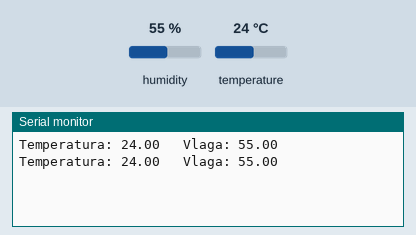
The sketch below on a simulated Arduino Uno, built with avr-gcc and run on an emulated ATmega328P. On the bench: the last lines printed to the serial monitor. Inputs (shaded band) come from the test bench; at power-on: humidity 55 %, temperature 24 °C.

Above: at 2.8 s.
2.9 s: humidity set to 22 %
At 5.3 s:
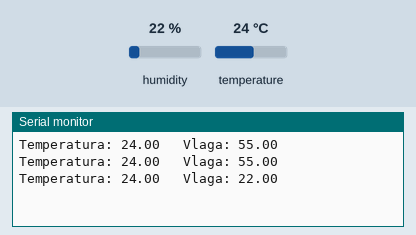
5.6 s: temperature set to 12 °C
At 6.6 s:
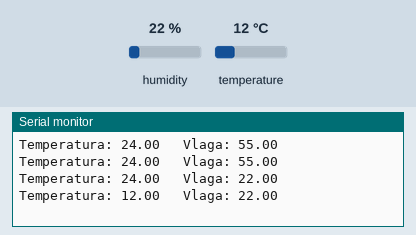
8.3 s: humidity set to 40 %
At 11.4 s:
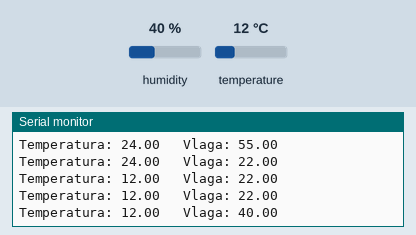
Timing chart, 0 to 12.9 s (numbered marks = the images above; inputs shaded):
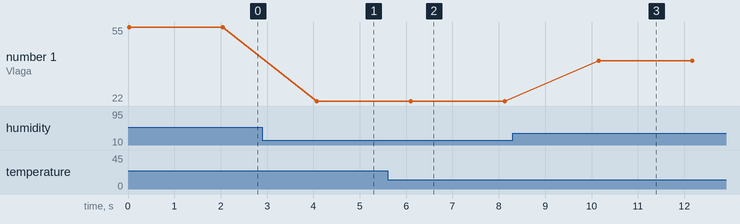

The sketch:

uno.ino
```cpp
#include<SoftwareSerial.h>
SoftwareSerial SUART(2, 3); //SRX=Dpin-2; STX-DPin-3

#include <DHT.h>

#define DHTTYPE DHT11
#define DHTPIN A0

DHT dht(DHTPIN, DHTTYPE);

void setup() {
  Serial.begin(115200);
  SUART.begin(115200); //enable SUART Port
  dht.begin();
}

void loop() {
  float temperature = dht.readTemperature();
  float humidity = dht.readHumidity();

  Serial.print("Temperatura: ");
  Serial.print(temperature);
  Serial.print("\t Vlaga: ");
  Serial.print(humidity);
  Serial.print("\n");

  //----Send Temp and Humidity signal to NodeMCU via SUART port----
  SUART.print('<');                   //<(start mark)
  SUART.print((int)temperature,DEC);
  SUART.print(',');                   //,(data seperator)
  SUART.print((int)humidity, DEC);
  SUART.print('>');

  delay(2000);
}
```

Measured:
- after the input at 2.9 s, the serial monitor: prints a new line after 1.2 s (image 1)
- after the input at 5.6 s, the serial monitor: prints a new line after 0.50 s (image 2)
- after the input at 8.3 s, the serial monitor: prints a new line after 1.8 s (image 3)
- plotted number 1: 55 → 22 after the input at 2.9 s, 22 → 40 after the input at 8.3 s
